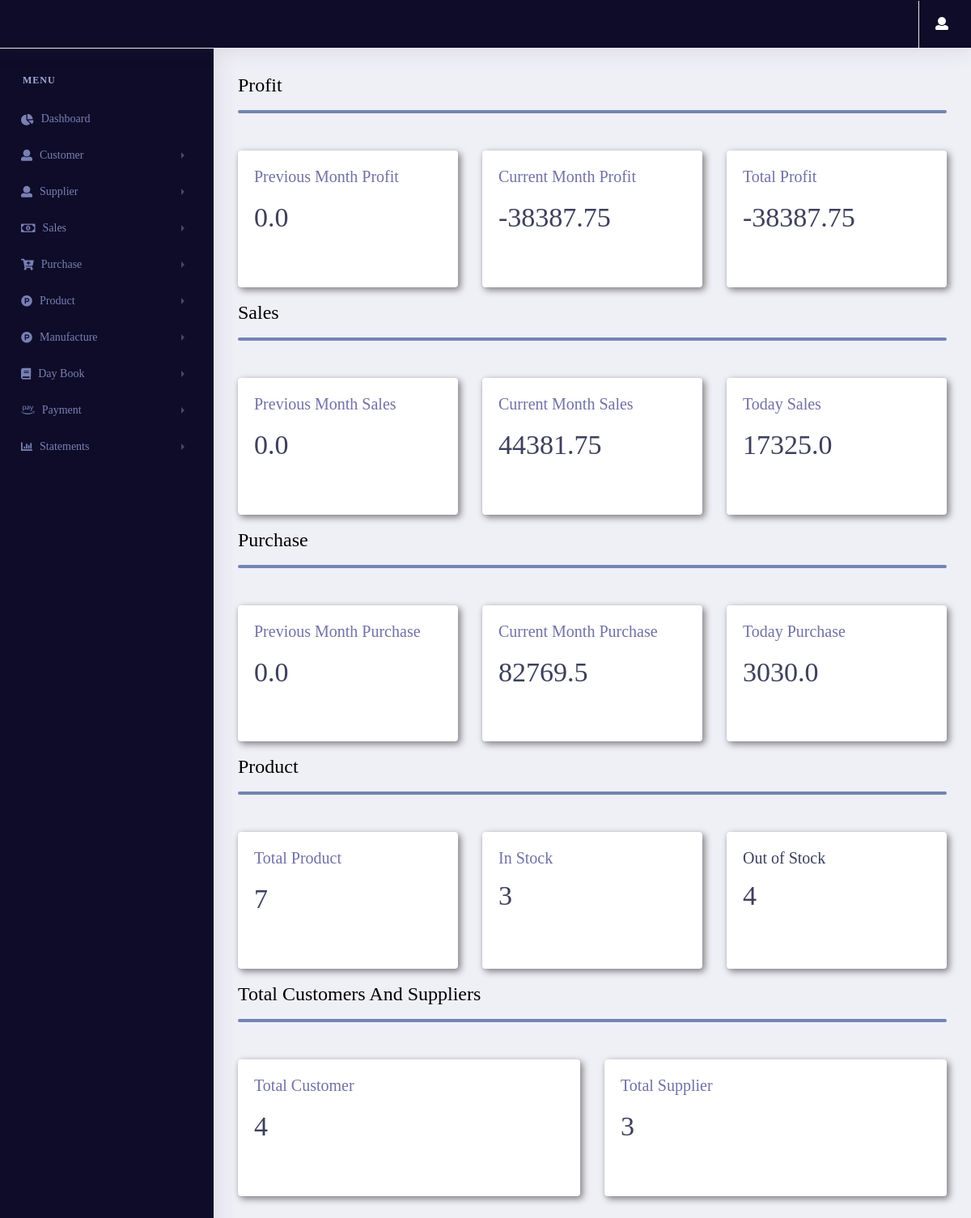
Page / (signed in) on the earlier database version.
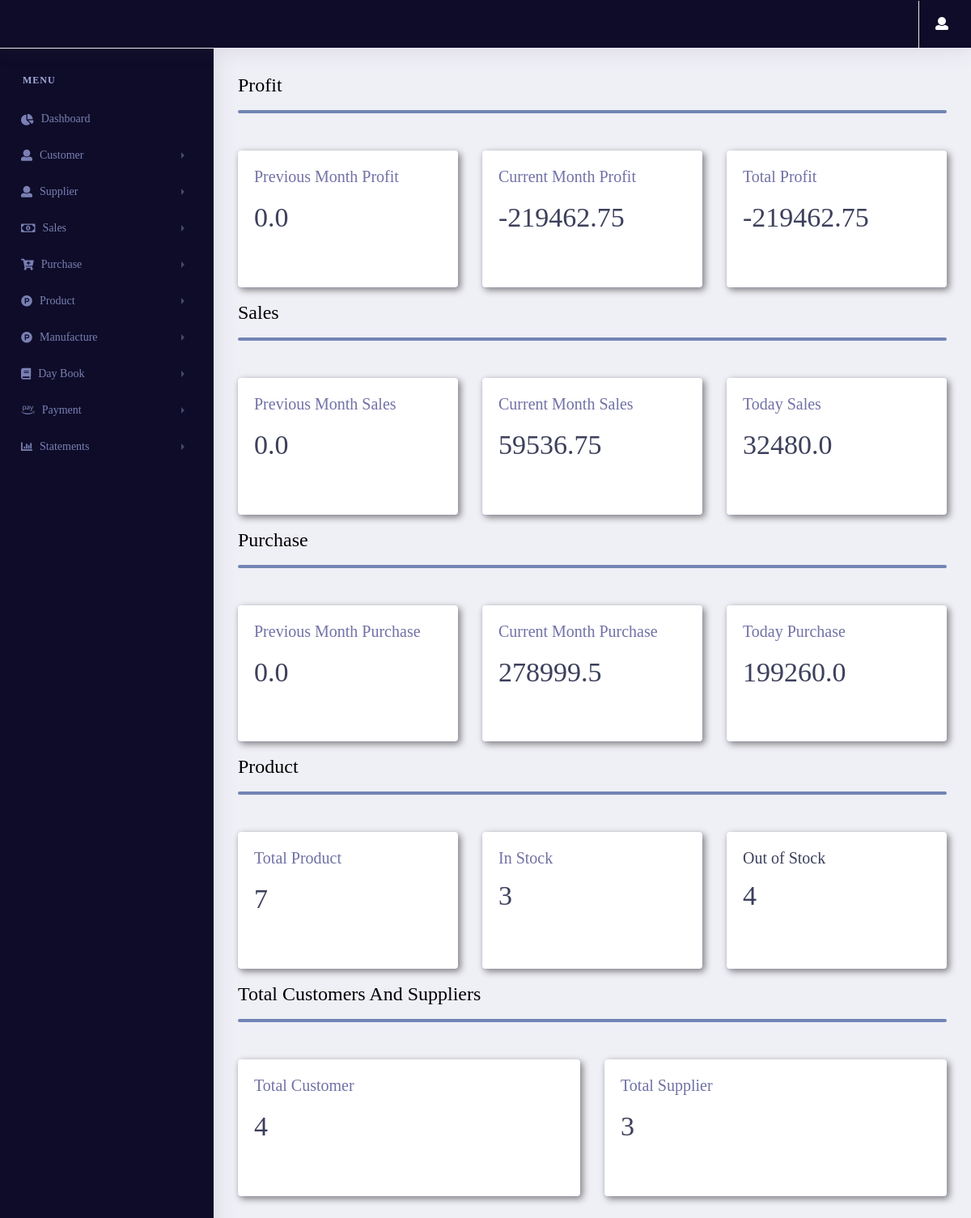
Same page on the later database version.
### dashboard/models.py (models this page shows, shortened)
class dashborad_data_estimate(models.Model):
    id = models.UUIDField(default=uuid.uuid4 , unique=True , primary_key=True , editable=False)
    model_name = models.CharField(default="Dashboard Estimate Data", max_length=50)
    today_estimate_sale = models.FloatField(null=True, blank=True, default=0)
    total_estimate_sale = models.FloatField(null=True, blank=True, default=0)
    current_month_estimate_sale = models.FloatField(null=True, blank=True, default=0)
    previous_month_estimate_sale = models.FloatField(null=True, blank=True, default=0)
    today_estimate_purchase = models.FloatField(null=True, blank=True, default=0)
    total_estimate_purchase = models.FloatField(null=True, blank=True, default=0)
    current_month_estimate_purchase = models.FloatField(null=True, blank=True, default=0)
    previous_month_estimate_purchase = models.FloatField(null=True, blank=True, default=0)
    current_month_profit = models.FloatField(null=True, blank=True, default=0)
    previous_month_profit = models.FloatField(null=True, blank=True, default=0)
    total_profit = models.FloatField(null=True, blank=True, default=0)
    total_customer_count = models.IntegerField(default=0, null=True, blank=True)
    total_supplier_count = models.IntegerField(default=0, null=True, blank=True)
    total_product_count = models.IntegerField(default=0, null=True, blank=True)
    @property
    def current_month_profit(self):
        return self.current_month_estimate_sale - self.current_month_estimate_purchase
    @property
    def previous_month_profit(self):
        return self.previous_month_estimate_sale - self.previous_month_estimate_purchase
    @property
    def total_profit(self):
        return self.total_estimate_sale - self.total_estimate_purchase

### dashboard/views.py (the view, shortened to what this page needs)
# urls.py: path('',include('dashboard.urls')),
@login_required(login_url='login')
def dashboard(request):
    if request.session['Estimate']:
        try:
            dashboard_data = dashborad_data_estimate.objects.get(model_name="Dashboard Estimate Data")
        except dashborad_data_estimate.DoesNotExist:
            dashboard_data = dashborad_data_estimate.objects.create(model_name="Dashboard Estimate Data")
        Customer_data = dashboard_data.total_customer_count
        Supplier_data = dashboard_data.total_supplier_count
        Product_data = dashboard_data.total_product_count
        today_sale = dashboard_data.today_estimate_sale
        current_month_sale = dashboard_data.current_month_estimate_sale
        previous_month_sale = dashboard_data.previous_month_estimate_sale
        today_purchase = dashboard_data.today_estimate_purchase
        current_month_purchase = dashboard_data.current_month_estimate_purchase
        previous_month_total_purchase = dashboard_data.previous_month_estimate_purchase
        current_month_profit = dashboard_data.current_month_profit
        previous_month_profit = dashboard_data.previous_month_profit
        total_profit = dashboard_data.total_profit
        stocks_with_min_quantity = Stock_estimate.objects.annotate(min_stock=F('product__minimum_stock')).filter(quantity__lte=F('min_stock'))
        out_of_stock = stocks_with_min_quantity.count()
        stock_data = Stock_estimate.objects.all().count()
        stock_data = int(stock_data) - int(out_of_stock)
        context = {
            'customerdata':Customer_data,
            'supplierdata':Supplier_data,
            'productdata':Product_data,
            'today_sale': today_sale,
            'current_month_sale':current_month_sale,
            'previous_month_sale':previous_month_sale,
            'today_purchase':today_purchase,
            'current_month_purchase':current_month_purchase,
            'previous_month_total_purchase':previous_month_total_purchase,
            'current_month_profit' : current_month_profit,
            'previous_month_profit' : previous_month_profit,
            'total_profit' : total_profit,
            'out_of_stock' : out_of_stock,
            'remaining_stock_data' : stock_data
        }
        return render(request,"dashboard/dashboard.html",context)

### dashboard/templates/dashboard/dashboard.html (shortened to what this page needs)
{% extends 'pages/base.html' %}
{% load user_auth %}
{% load static %}
{% block content %}
{% if request.session.Estimate == True %}
<div class="row">
  <div class="col-xl-12 col-lg-12 col-md-12 col-sm-6 col-12">
    <div class="page-header">
      <h2 class="pageheader-title" style="color: black">Profit</h2>
      <hr style="border: 2px solid #7185b4; border-radius: 5px" />
    </div>
  </div>
</div>
<div class="row">
  <div class="col-xl-4 col-lg-4 pt-3 col-md-6 col-sm-6 col-12">
    <div class="card h-100" style="filter: drop-shadow(3px 3px 4px gray)">
      <div class="card-body">
        <h3 class="text-muted">Previous Month Profit</h3>
        <div class="metric-value d-inline-block">
          <h1 class="mb-1 text-primary">
            <h1>{{previous_month_profit}}</h1>
          </h1>
        </div>
      </div>
    </div>
  </div>
  <div class="col-xl-4 col-lg-4 pt-3 col-md-6 col-sm-6 col-12">
    <div class="card h-100" style="filter: drop-shadow(3px 3px 4px gray)">
      <div class="card-body">
        <h3 class="text-muted">Current Month Profit</h3>
        <div class="metric-value d-inline-block">
          <h1 class="mb-1 text-primary">
            <h1>{{current_month_profit}}</h1>
          </h1>
        </div>
      </div>
    </div>
  </div>
  <div class="col-xl-4 col-lg-4 pt-3 col-md-12 col-sm-12 col-12">
    <div class="card h-100" style="filter: drop-shadow(3px 3px 4px gray)">
      <div class="card-body">
        <h3 class="text-muted">Total Profit</h3>
        <div class="metric-value d-inline-block">
          <h1 class="mb-1 text-primary">
            <h1>{{total_profit}}</h1>
          </h1>
        </div>
      </div>
    </div>
  </div>
</div>
<div class="row pt-3">
  <div class="col-xl-12 col-lg-12 col-md-12 col-sm-6 col-12">
    <div class="page-header">
      <h2 class="pageheader-title" style="color: black">Sales</h2>
      <hr style="border: 2px solid #7185b4; border-radius: 5px" />
    </div>
  </div>
</div>
<div class="row">
  <div class="col-xl-4 col-lg-4 pt-3 col-md-6 col-sm-6 col-12">
    <div class="card h-100" style="filter: drop-shadow(3px 3px 4px gray)">
      <div class="card-body">
        <h3 class="text-muted">Previous Month Sales</h3>
        <div class="metric-value d-inline-block">
          <h1 class="mb-1 text-primary">
            <h1>{{previous_month_sale}}</h1>
          </h1>
        </div>
      </div>
    </div>
  </div>
  <div class="col-xl-4 col-lg-4 pt-3 col-md-6 col-sm-6 col-12">
    <div class="card h-100" style="filter: drop-shadow(3px 3px 4px gray)">
      <div class="card-body">
        <h3 class="text-muted">Current Month Sales</h3>
        <div class="metric-value d-inline-block">
          <h1 class="mb-1 text-primary">
            <h1>{{current_month_sale}}</h1>
          </h1>
        </div>
      </div>
    </div>
  </div>
  <div class="col-xl-4 col-lg-4 pt-3 col-md-12 col-sm-12 col-12">
    <div class="card h-100" style="filter: drop-shadow(3px 3px 4px gray)">
      <div class="card-body">
        <h3 class="text-muted">Today Sales</h3>
        <div class="metric-value d-inline-block">
          <h1 class="mb-1 text-primary">
            <h1>{{today_sale}}</h1>
          </h1>
        </div>
      </div>
    </div>
  </div>
</div>
<div class="row pt-3">
  <div class="col-xl-12 col-lg-12 col-md-12 col-sm-6 col-12">
    <div class="page-header">
      <h2 class="pageheader-title" style="color: black">Purchase</h2>
      <hr style="border: 2px solid #7185b4; border-radius: 5px" />
    </div>
  </div>
</div>
<div class="row">
  <div class="col-xl-4 col-lg-4 pt-3 col-md-6 col-sm-6 col-12">
    <div class="card h-100" style="filter: drop-shadow(3px 3px 4px gray)">
      <div class="card-body">
        <h3 class="text-muted">Previous Month Purchase</h3>
        <div class="metric-value d-inline-block">
          <h1 class="mb-1 text-primary">
            <h1>{{previous_month_total_purchase}}</h1>
          </h1>
        </div>
      </div>
    </div>
  </div>
  <div class="col-xl-4 col-lg-4 pt-3 col-md-6 col-sm-6 col-12">
    <div class="card h-100" style="filter: drop-shadow(3px 3px 4px gray)">
      <div class="card-body">
        <h3 class="text-muted">Current Month Purchase</h3>
        <div class="metric-value d-inline-block">
          <h1 class="mb-1 text-primary">
            <h1>{{current_month_purchase}}</h1>
          </h1>
        </div>
      </div>
    </div>
  </div>
  <div class="col-xl-4 col-lg-4 pt-3 col-md-12 col-sm-12 col-12">
    <div class="card h-100" style="filter: drop-shadow(3px 3px 4px gray)">
      <div class="card-body">
        <h3 class="text-muted">Today Purchase</h3>
        <div class="metric-value d-inline-block">
          <h1 class="mb-1 text-primary">
            <h1>{{today_purchase}}</h1>
          </h1>
        </div>
      </div>
    </div>
  </div>
</div>
<div class="row">
  <div class="col-xl-12 pt-3 col-lg-12 col-md-12 col-sm-12 col-12">
    <div class="page-header">
      <h2 class="pageheader-title" style="color: black">Product</h2>
      <strong
        ><hr style="border: 2px solid #7185b4; border-radius: 5px"
      /></strong>
    </div>
  </div>
</div>
<div class="row">
   <div class="col-xl-4 col-lg-4 pt-3 col-md-6 col-sm-6 col-12">
    <div class="card h-100" style="filter: drop-shadow(3px 3px 4px gray)">
      <div class="card-body">
        <h3 class="text-muted">Total Product</h3>
        <div class="metric-value d-inline-block">
          <h1 class="mb-1 text-primary">
            <h1>{{productdata}}</h1>
          </h1>
        </div>
      </div>
    </div>
  </div>
  <div class="col-xl-4 col-lg-4 pt-3 col-md-6 col-sm-6 col-12">
    <div class="card h-100" style="filter: drop-shadow(3px 3px 4px gray)">
      <div class="card-body">
        <h3 class="text-muted">In Stock</h3>
        <div class="metric-value d-inline-block">
            <h1>{{remaining_stock_data}}</h1>
        </div>
      </div>
    </div>
  </div>
  <div class="col-xl-4 col-lg-4 pt-3 col-md-12 col-sm-12 col-12">
    <a href="{% url 'outofstock' %}">
      <div class="card h-100 card_out" style="filter: drop-shadow(3px 3px 4px gray)">
        <div class="card-body stockclass">
          <h3 class="stocktext">Out of Stock</h3>
          <div class="metric-value d-inline-block">
            <h1>{{out_of_stock}}</h1>
          </div>
        </div>
      </div>
    </a>
  </div>
</div>
<div class="row">
  <div class="col-xl-12 pt-3 col-lg-12 col-md-12 col-sm-12 col-12">
    <div class="page-header">
      <h2 class="pageheader-title" style="color: black">
        Total Customers And Suppliers
      </h2>
      <strong
        ><hr style="border: 2px solid #7185b4; border-radius: 5px"
      /></strong>
    </div>
  </div>
</div>
<div class="row">
  <div class="col-xl-6 col-lg-6 pt-3 col-md-6 col-sm-6 col-12">
    <div class="card h-100" style="filter: drop-shadow(3px 3px 4px gray)">
      <div class="card-body">
        <h3 class="text-muted">Total Customer</h3>
        <div class="metric-value d-inline-block">
          <h1 class="mb-1 text-primary">
            <h1>{{customerdata}}</h1>
          </h1>
        </div>
      </div>
    </div>
  </div>
  <div class="col-xl-6 col-lg-6 pt-3 col-md-6 col-sm-6 col-12">
    <div class="card h-100" style="filter: drop-shadow(3px 3px 4px gray)">
      <div class="card-body">
        <h3 class="text-muted">Total Supplier</h3>
        <div class="metric-value d-inline-block">
          <h1 class="mb-1 text-primary">
            <h1>{{supplierdata}}</h1>
          </h1>
        </div>
      </div>
    </div>
  </div>
</div>
{% endif %}
{% endblock content %}

Differences in the rows shown:
changed dashborad_data_estimate: current_month_estimate_sale "44381.75" → "59536.75"; today_estimate_sale "17325.0" → "32480.0"; current_month_estimate_purchase "82769.5" → "278999.5"; today_estimate_purchase "3030.0" → "199260.0"
Other differences:
{{ current_month_profit }}: "-38387.75" → "-219462.75"
{{ total_profit }}: "-38387.75" → "-219462.75"
